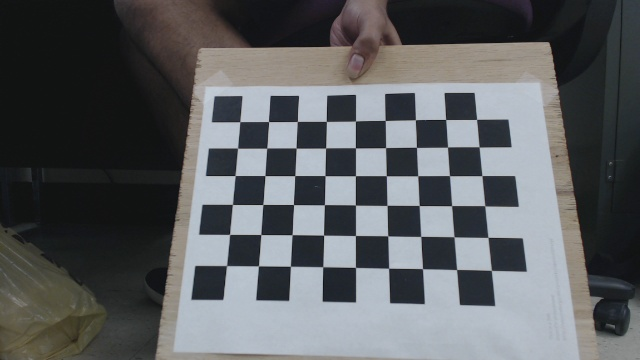
#> input picture Raspberry/stereo-calibration/calib_imgs/1/left1.jpg, 640 x 360 px, found by its file name
$ python calibration-test.py   (older library calls are emulated)
#> lines starting #> are read from the running program, lines starting #| are printed output that depends on the picture
import cv2
import numpy as np
from matplotlib import pyplot as plt

imagesFolder = "stereo-calibration/calib_imgs/1/"

numBoards = 30  # how many boards would you like to find
board_w = 3
board_h = 3

board_sz = (9, 6)
board_n = board_w*board_h

# termination criteria
criteria = (cv2.TERM_CRITERIA_EPS + cv2.TERM_CRITERIA_MAX_ITER, 30, 0.001)

# Arrays to store object points and image points from all the images.
object_points = []  # 3d point in real world space
imagePoints1 = []  # 2d points in image plane.
imagePoints2 = []  # 2d points in image plane.

corners1 = []
corners2 = []

obj = np.zeros((9*6, 3), np.float32)
obj[:, :2] = np.mgrid[0:6, 0:9].T.reshape(-1, 2)

success = 0
k = 0
i = 1
found1 = False
found2 = False

while success < numBoards and i < 30:

    img1 = cv2.imread(imagesFolder + "left" + str(i) + ".jpg", 1)
#> img1 is the input picture: shape (360, 640, 3); mean B, G, R 96, 93.7, 91.3
    img2 = cv2.imread(imagesFolder + "right" + str(i) + ".jpg", 1)
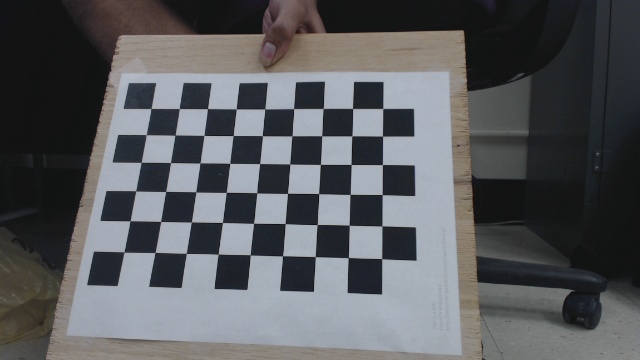
#> input picture Raspberry/stereo-calibration/calib_imgs/1/right1.jpg, 640 x 360 px, found by its file name
#> img2 is the input picture: shape (360, 640, 3); mean B, G, R 93.6, 90.5, 89

    # img1 = cv2.resize(img1, (320, 280))
    # img2 = cv2.resize(img1, (320, 280))

    height, width, depth = img1.shape
#> height = 360; width = 640; depth = 3

    gray1 = cv2.cvtColor(img1, cv2.COLOR_BGR2GRAY)
    gray2 = cv2.cvtColor(img2, cv2.COLOR_BGR2GRAY)

    found1, corners1 = cv2.findChessboardCorners(img1, board_sz)
#> found1 = True; corners1 = 54 rows, first 8: [239.8, 121.7], [268.5, 121.5], [297.4, 121.4], [326.4, 121.4], [355.5, 121], [385.3, 120.5], [415.4, 119.7], [445.6, 119.5]
    found2, corners2 = cv2.findChessboardCorners(img2, board_sz)
#> found2 = True; corners2 = 54 rows, first 8: [151, 108.5], [179.4, 108.6], [207.4, 108.6], [236.3, 108.9], [264.7, 109], [293.6, 108.6], [323.3, 108.5], [352.6, 108.5]

    if found1:
        cv2.cornerSubPix(gray1, corners1, (11, 11), (-1, -1),criteria)
        cv2.drawChessboardCorners(gray1, board_sz, corners1, found1)
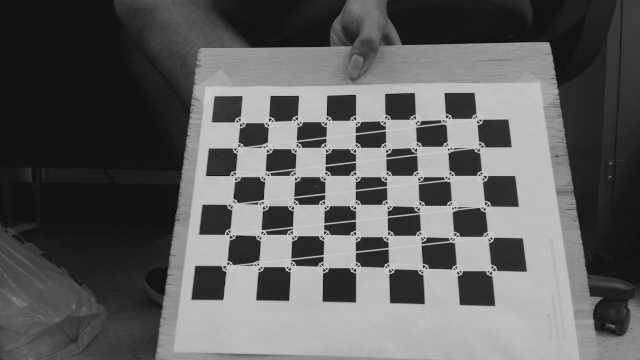
#> gray1: shape (360, 640); min 15, max 203, mean 95.6

    if found2:
        cv2.cornerSubPix(gray2, corners2, (11, 11), (-1, -1), criteria)
        cv2.drawChessboardCorners(gray2, board_sz, corners2, found2)
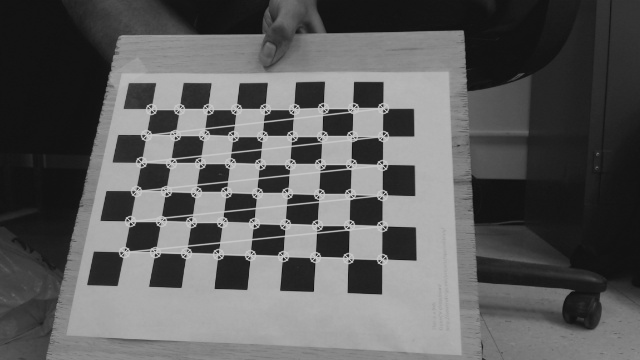
#> gray2: shape (360, 640); min 12, max 200, mean 93.1
#> (the run stopped early here; a loop or call above may not have finished)
